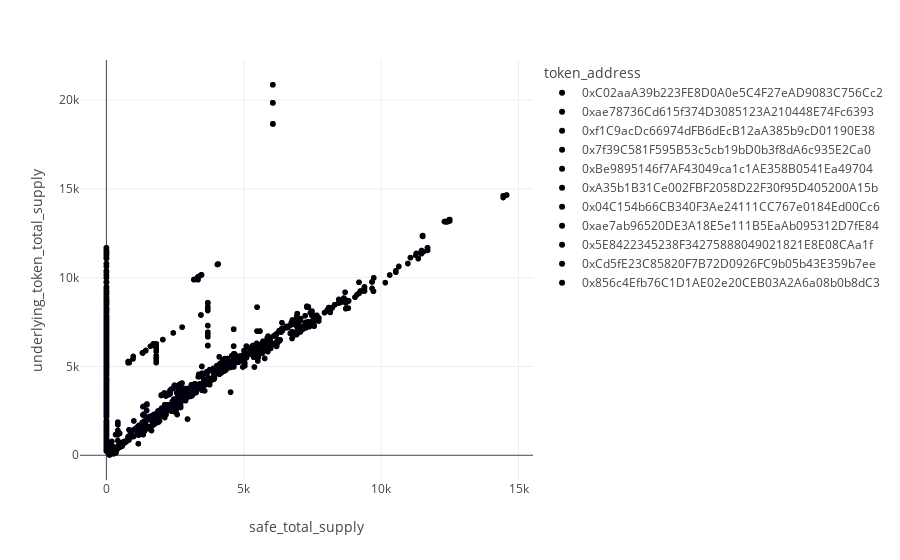

Notebook code for this chart:
### Code cell
px.scatter(dest_df, x="safe_total_supply", y="underlying_token_total_supply", color="token_address")

### Figure 1 — Plotly figure (JSON) as saved in the notebook; plotly's stock layout.template omitted (floating-point values rounded to 4 significant figures; data arrays with more than 128 entries replaced by an {"elided": "..."} marker saying what was removed)
{"data": [{"hovertemplate": "token_address=0xC02aaA39b223FE8D0A0e5C4F27eAD9083C756Cc2<br>safe_total_supply=%{x}<br>underlying_token_total_supply=%{y}<extra></extra>", "legendgroup": "0xC02aaA39b223FE8D0A0e5C4F27eAD9083C756Cc2", "marker": {"color": "#000001", "symbol": "circle"}, "mode": "markers", "name": "0xC02aaA39b223FE8D0A0e5C4F27eAD9083C756Cc2", "showlegend": true, "type": "scattergl", "x": {"elided": "4809 float values"}, "xaxis": "x", "y": {"elided": "4809 float values"}, "yaxis": "y"}, {"hovertemplate": "token_address=0xae78736Cd615f374D3085123A210448E74Fc6393<br>safe_total_supply=%{x}<br>underlying_token_total_supply=%{y}<extra></extra>", "legendgroup": "0xae78736Cd615f374D3085123A210448E74Fc6393", "marker": {"color": "#000002", "symbol": "circle"}, "mode": "markers", "name": "0xae78736Cd615f374D3085123A210448E74Fc6393", "showlegend": true, "type": "scattergl", "x": {"elided": "1603 float values"}, "xaxis": "x", "y": {"elided": "1603 float values"}, "yaxis": "y"}, {"hovertemplate": "token_address=0xf1C9acDc66974dFB6dEcB12aA385b9cD01190E38<br>safe_total_supply=%{x}<br>underlying_token_total_supply=%{y}<extra></extra>", "legendgroup": "0xf1C9acDc66974dFB6dEcB12aA385b9cD01190E38", "marker": {"color": "#000003", "symbol": "circle"}, "mode": "markers", "name": "0xf1C9acDc66974dFB6dEcB12aA385b9cD01190E38", "showlegend": true, "type": "scattergl", "x": {"elided": "916 float values"}, "xaxis": "x", "y": {"elided": "916 float values"}, "yaxis": "y"}, {"hovertemplate": "token_address=0x7f39C581F595B53c5cb19bD0b3f8dA6c935E2Ca0<br>safe_total_supply=%{x}<br>underlying_token_total_supply=%{y}<extra></extra>", "legendgroup": "0x7f39C581F595B53c5cb19bD0b3f8dA6c935E2Ca0", "marker": {"color": "#000004", "symbol": "circle"}, "mode": "markers", "name": "0x7f39C581F595B53c5cb19bD0b3f8dA6c935E2Ca0", "showlegend": true, "type": "scattergl", "x": {"elided": "1832 float values"}, "xaxis": "x", "y": {"elided": "1832 float values"}, "yaxis": "y"}, {"hovertemplate": "token_address=0xBe9895146f7AF43049ca1c1AE358B0541Ea49704<br>safe_total_supply=%{x}<br>underlying_token_total_supply=%{y}<extra></extra>", "legendgroup": "0xBe9895146f7AF43049ca1c1AE358B0541Ea49704", "marker": {"color": "#000005", "symbol": "circle"}, "mode": "markers", "name": "0xBe9895146f7AF43049ca1c1AE358B0541Ea49704", "showlegend": true, "type": "scattergl", "x": {"elided": "458 float values"}, "xaxis": "x", "y": {"elided": "458 float values"}, "yaxis": "y"}, {"hovertemplate": "token_address=0xA35b1B31Ce002FBF2058D22F30f95D405200A15b<br>safe_total_supply=%{x}<br>underlying_token_total_supply=%{y}<extra></extra>", "legendgroup": "0xA35b1B31Ce002FBF2058D22F30f95D405200A15b", "marker": {"color": "#000006", "symbol": "circle"}, "mode": "markers", "name": "0xA35b1B31Ce002FBF2058D22F30f95D405200A15b", "showlegend": true, "type": "scattergl", "x": {"elided": "916 float values"}, "xaxis": "x", "y": {"elided": "916 float values"}, "yaxis": "y"}, {"hovertemplate": "token_address=0x04C154b66CB340F3Ae24111CC767e0184Ed00Cc6<br>safe_total_supply=%{x}<br>underlying_token_total_supply=%{y}<extra></extra>", "legendgroup": "0x04C154b66CB340F3Ae24111CC767e0184Ed00Cc6", "marker": {"color": "#000007", "symbol": "circle"}, "mode": "markers", "name": "0x04C154b66CB340F3Ae24111CC767e0184Ed00Cc6", "showlegend": true, "type": "scattergl", "x": {"elided": "1374 float values"}, "xaxis": "x", "y": {"elided": "1374 float values"}, "yaxis": "y"}, {"hovertemplate": "token_address=0xae7ab96520DE3A18E5e111B5EaAb095312D7fE84<br>safe_total_supply=%{x}<br>underlying_token_total_supply=%{y}<extra></extra>", "legendgroup": "0xae7ab96520DE3A18E5e111B5EaAb095312D7fE84", "marker": {"color": "#000008", "symbol": "circle"}, "mode": "markers", "name": "0xae7ab96520DE3A18E5e111B5EaAb095312D7fE84", "showlegend": true, "type": "scattergl", "x": {"elided": "458 float values"}, "xaxis": "x", "y": {"elided": "458 float values"}, "yaxis": "y"}, {"hovertemplate": "token_address=0x5E8422345238F34275888049021821E8E08CAa1f<br>safe_total_supply=%{x}<br>underlying_token_total_supply=%{y}<extra></extra>", "legendgroup": "0x5E8422345238F34275888049021821E8E08CAa1f", "marker": {"color": "#000009", "symbol": "circle"}, "mode": "markers", "name": "0x5E8422345238F34275888049021821E8E08CAa1f", "showlegend": true, "type": "scattergl", "x": {"elided": "458 float values"}, "xaxis": "x", "y": {"elided": "458 float values"}, "yaxis": "y"}, {"hovertemplate": "token_address=0xCd5fE23C85820F7B72D0926FC9b05b43E359b7ee<br>safe_total_supply=%{x}<br>underlying_token_total_supply=%{y}<extra></extra>", "legendgroup": "0xCd5fE23C85820F7B72D0926FC9b05b43E359b7ee", "marker": {"color": "#000010", "symbol": "circle"}, "mode": "markers", "name": "0xCd5fE23C85820F7B72D0926FC9b05b43E359b7ee", "showlegend": true, "type": "scattergl", "x": {"elided": "458 float values"}, "xaxis": "x", "y": {"elided": "458 float values"}, "yaxis": "y"}, {"hovertemplate": "token_address=0x856c4Efb76C1D1AE02e20CEB03A2A6a08b0b8dC3<br>safe_total_supply=%{x}<br>underlying_token_total_supply=%{y}<extra></extra>", "legendgroup": "0x856c4Efb76C1D1AE02e20CEB03A2A6a08b0b8dC3", "marker": {"color": "#000001", "symbol": "circle"}, "mode": "markers", "name": "0x856c4Efb76C1D1AE02e20CEB03A2A6a08b0b8dC3", "showlegend": true, "type": "scattergl", "x": {"elided": "229 float values"}, "xaxis": "x", "y": {"elided": "229 float values"}, "yaxis": "y"}], "layout": {"legend": {"title": {"text": "token_address"}, "tracegroupgap": 0}, "margin": {"t": 60}, "xaxis": {"anchor": "y", "domain": [0, 1], "title": {"text": "safe_total_supply"}}, "yaxis": {"anchor": "x", "domain": [0, 1], "title": {"text": "underlying_token_total_supply"}}}}
